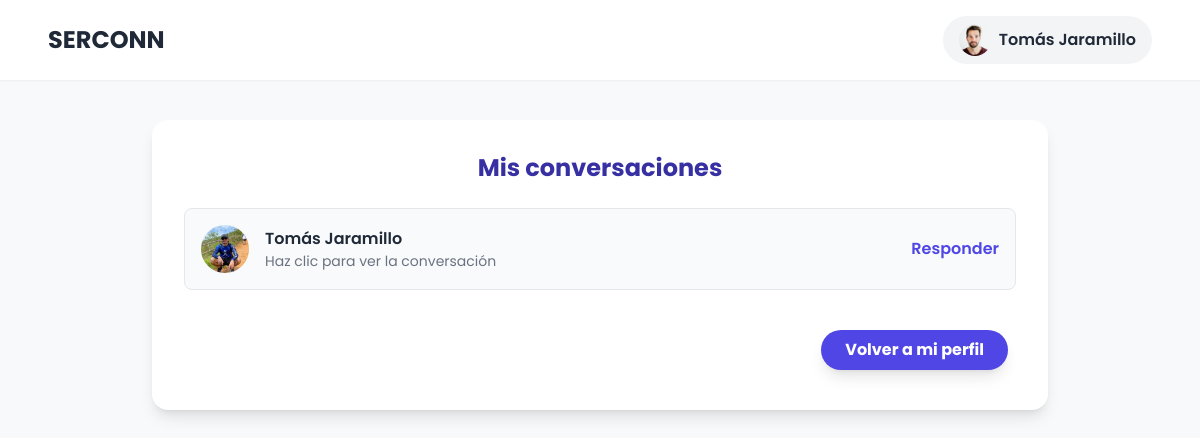
The page /interactions/chats/ (signed in) on the database its author committed.
### accounts/models.py (models this page shows, shortened)
class User(AbstractUser):
    @property
    def is_service_provider(self):
        return self.user_role == "service_provider"
    @property
    def is_service_seeker(self):
        return self.user_role == "service_seeker"
    username = None
    email = models.EmailField(unique=True)
    ROLE_CHOICES = (
        ('service_seeker', 'Cliente'),
        ('service_provider', 'Proveedor'),
    )
    user_role = models.CharField(max_length=20, choices=ROLE_CHOICES)
    CITY_CHOICES = (
        ('medellin', 'Medellin'),
        ('envigado', 'Envigado'),
        ('bello', 'Bello'),
        ('sabaneta', 'Sabaneta'),
        ('itagui', 'Itagui'),
        ('la_estrella', 'La Estrella'),
        ('caldas', 'Caldas'),
        ('copacabana', 'Copacabana'),
        ('girardota', 'Girardota'),
        ('barbosa', 'Barbosa'),
    )
    user_city = models.CharField(max_length=20, choices=CITY_CHOICES)
    VERIFICATION_CHOICES = (
        ('verificado', 'Verificado'),
        ('no_verificado', 'No Verificado'),
    )
    user_verification = models.CharField(max_length=20, choices=VERIFICATION_CHOICES, default='no_verificado')
    user_birthdate = models.DateField(blank=False, null= False)
    user_phone = models.CharField(max_length=20, blank=False, null=False)
    user_address = models.CharField(max_length=100, blank=False, null=False)
    user_picture = models.ImageField(upload_to='profiles/', blank=True, null=True)
    user_score = models.FloatField(default=5.0, blank=True, null=True)
    USERNAME_FIELD = "email"
    REQUIRED_FIELDS = []

### interactions/models.py (models this page shows, shortened)
class Chat(models.Model):
    seeker = models.ForeignKey(
        settings.AUTH_USER_MODEL,
        on_delete=models.CASCADE,
        related_name='chats_as_seeker'
    )
    provider = models.ForeignKey(
        settings.AUTH_USER_MODEL,
        on_delete=models.CASCADE,
        related_name='chats_as_provider'
    )
    created_at = models.DateTimeField(auto_now_add=True)

### interactions/views.py (the view)
# urls.py: path('chats/', views.chat_list, name='chat_list'),
@login_required
def chat_list(request):
    chats = Chat.objects.filter(
        Q(provider=request.user) | Q(seeker=request.user)
    ).annotate(
        message_count=Count('messages')
    ).filter(
        message_count__gt=0
    ).order_by('-created_at')
    return render(request, 'chat_list.html', {'chats': chats})

### interactions/context_processors.py (called while the page is built)
def unread_notifications_count(request):
    if request.user.is_authenticated:
        count = Notification.objects.filter(recipient=request.user, is_read=False).count()
        return {'unread_notifications': count}
    return {'unread_notifications': 0}

### interactions/templates/chat_list.html (shortened to what this page needs)
<!DOCTYPE html>
<html lang="es">
<head>
    <script src="https://cdn.tailwindcss.com"></script>
</head>
<body class="flex flex-col min-h-screen">
    <header class="bg-white shadow-sm py-4 px-6 md:px-12 flex justify-between items-center sticky top-0 z-50">
        {% if user.is_authenticated %}
            {% if user.is_service_provider %}
                <h1 class="text-2xl font-bold text-gray-800">
                    <a href="{% url 'profile' %}">SERCONN</a>
                </h1>
            {% else %}
                <h1 class="text-2xl font-bold text-gray-800">
                    <a href="{% url 'service_search' %}">SERCONN</a>
                </h1>
            {% endif %}
        {% else %}
            <h1 class="text-2xl font-bold text-gray-800">
                <a href="{% url 'login' %}">SERCONN</a>
            </h1>
        {% endif %}
        <nav>
            {% if user.is_authenticated %}
                <div class="relative">
                    <button id="profile-menu-btn" class="flex items-center gap-2 bg-gray-100 hover:bg-gray-200 text-gray-800 font-semibold py-2 px-4 rounded-full transition-colors duration-300">
                        {% if user.user_picture %}
                            <img src="{{ user.user_picture.url }}" alt="Perfil" class="w-8 h-8 rounded-full object-cover">
                        {% else %}
                            <span class="w-8 h-8 rounded-full bg-gray-300 flex items-center justify-center font-bold">{{ user.username|slice:":1" }}</span>
                        {% endif %}
                        {{ user.get_full_name|default:user.username }}
                    </button>
                </div>
            {% endif %}
        </nav>
    </header>
    <main class="flex-grow">
        <div class="form-container max-w-4xl mx-auto my-10 bg-white rounded-2xl shadow-lg p-8">
            <h1 class="text-2xl text-center font-bold text-indigo-800 mb-6">Mis conversaciones</h1>
            <div class="space-y-4">
                {% for chat in chats %}
                    {% if request.user == chat.seeker %}
                        {% with other_user=chat.provider %}
                            <a href="{% url 'chat_view' chat.id %}" class="block p-4 border rounded-lg bg-gray-50 hover:bg-gray-100 transition">
                                <div class="flex justify-between items-center">
                                    <div class="flex items-center gap-4">
                                        {% if other_user.user_picture %}
                                            <img src="{{ other_user.user_picture.url }}" alt="Foto de perfil" class="w-12 h-12 rounded-full object-cover">
                                        {% else %}
                                            <span class="w-12 h-12 rounded-full bg-gray-300 flex items-center justify-center font-bold text-xl">{{ other_user.get_full_name|slice:":1" }}</span>
                                        {% endif %}
                                        <div>
                                            <p class="font-semibold text-gray-800">{{ other_user.get_full_name|default:other_user.email }}</p>
                                            <p class="text-sm text-gray-500">Haz clic para ver la conversación</p>
                                        </div>
                                    </div>
                                    <span class="text-indigo-600 font-semibold">Responder</span>
                                </div>
                            </a>
                        {% endwith %}
                    {% else %}
                        {% with other_user=chat.seeker %}
                            <a href="{% url 'chat_view' chat.id %}" class="block p-4 border rounded-lg bg-gray-50 hover:bg-gray-100 transition">
                                <div class="flex justify-between items-center">
                                    <div class="flex items-center gap-4">
                                        {% if other_user.user_picture %}
                                            <img src="{{ other_user.user_picture.url }}" alt="Foto de perfil" class="w-12 h-12 rounded-full object-cover">
                                        {% else %}
                                            <span class="w-12 h-12 rounded-full bg-gray-300 flex items-center justify-center font-bold text-xl">{{ other_user.get_full_name|slice:":1" }}</span>
                                        {% endif %}
                                        <div>
                                            <p class="font-semibold text-gray-800">{{ other_user.get_full_name|default:other_user.email }}</p>
                                            <p class="text-sm text-gray-500">Haz clic para ver la conversación</p>
                                        </div>
                                    </div>
                                    <span class="text-indigo-600 font-semibold">Responder</span>
                                </div>
                            </a>
                        {% endwith %}
                    {% endif %}
                {% empty %}
                    <p class="text-center text-gray-500 py-8">No tienes conversaciones activas.</p>
                {% endfor %}
            </div>
            <div class="flex justify-end mt-8">
                <a href="{% url 'profile' %}" class="bg-indigo-600 hover:bg-indigo-700 text-white font-bold py-2 px-6 rounded-full shadow-lg m-2">
                    Volver a mi perfil
                </a>
            </div>
        </div>
    </main>
</body>
</html>

### interactions/templates/chat_list.html (style rules this page uses)
body { font-family: 'Poppins', sans-serif; background-color: #f7f9fb; }

### rows shown on the page
User: user_picture (picture), get_full_name "Tomás Jaramillo"
Chat: seeker.user_picture (picture), seeker.get_full_name "Tomás Jaramillo"
